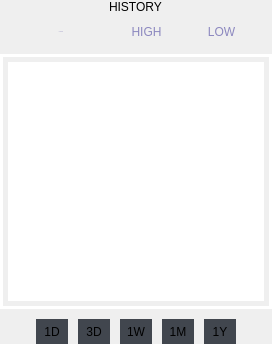
                     <widget class="QFrame" name="frame_12">
                      <property name="maximumSize">
                       <size>
                        <width>16777215</width>
                        <height>350</height>
                       </size>
                      </property>
                      <property name="frameShape">
                       <enum>QFrame::NoFrame</enum>
                      </property>
                      <property name="frameShadow">
                       <enum>QFrame::Raised</enum>
                      </property>
                      <layout class="QVBoxLayout" name="verticalLayout_11">
                       <property name="spacing">
                        <number>5</number>
                       </property>
                       <property name="leftMargin">
                        <number>0</number>
                       </property>
                       <property name="topMargin">
                        <number>0</number>
                       </property>
                       <property name="rightMargin">
                        <number>0</number>
                       </property>
                       <property name="bottomMargin">
                        <number>0</number>
                       </property>
                       <item>
                        <widget class="QFrame" name="frame_14">
                         <property name="maximumSize">
                          <size>
                           <width>16777215</width>
                           <height>20</height>
                          </size>
                         </property>
                         <property name="frameShape">
                          <enum>QFrame::NoFrame</enum>
                         </property>
                         <property name="frameShadow">
                          <enum>QFrame::Raised</enum>
                         </property>
                         <layout class="QHBoxLayout" name="horizontalLayout_10">
                          <property name="spacing">
                           <number>0</number>
                          </property>
                          <property name="leftMargin">
                           <number>0</number>
                          </property>
                          <property name="topMargin">
                           <number>0</number>
                          </property>
                          <property name="rightMargin">
                           <number>0</number>
                          </property>
                          <property name="bottomMargin">
                           <number>0</number>
                          </property>
                          <item alignment="Qt::AlignHCenter|Qt::AlignVCenter">
                           <widget class="QFrame" name="frame_30">
                            <property name="frameShape">
                             <enum>QFrame::NoFrame</enum>
                            </property>
                            <property name="frameShadow">
                             <enum>QFrame::Raised</enum>
                            </property>
                            <layout class="QVBoxLayout" name="verticalLayout_18">
                             <property name="spacing">
                              <number>0</number>
                             </property>
                             <property name="leftMargin">
                              <number>0</number>
                             </property>
                             <property name="topMargin">
                              <number>0</number>
                             </property>
                             <property name="rightMargin">
                              <number>0</number>
                             </property>
                             <property name="bottomMargin">
                              <number>0</number>
                             </property>
                             <item>
                              <widget class="QLabel" name="label_15">
                               <property name="styleSheet">
                                <string notr="true">font: 15px &quot;Segoe UI BOLD&quot;;</string>
                               </property>
                               <property name="text">
                                <string>HISTORY</string>
                               </property>
                              </widget>
                             </item>
                            </layout>
                           </widget>
                          </item>
                         </layout>
                        </widget>
                       </item>
                       <item>
                        <widget class="QFrame" name="histoGraphFrame">
                         <property name="maximumSize">
                          <size>
                           <width>16777215</width>
                           <height>16777215</height>
                          </size>
                         </property>
                         <property name="frameShape">
                          <enum>QFrame::NoFrame</enum>
                         </property>
                         <property name="frameShadow">
                          <enum>QFrame::Raised</enum>
                         </property>
                         <layout class="QVBoxLayout" name="verticalLayout_15">
                          <property name="spacing">
                           <number>10</number>
                          </property>
                          <property name="leftMargin">
                           <number>0</number>
                          </property>
                          <property name="topMargin">
                           <number>0</number>
                          </property>
                          <property name="rightMargin">
                           <number>0</number>
                          </property>
                          <property name="bottomMargin">
                           <number>0</number>
                          </property>
                          <item alignment="Qt::AlignHCenter|Qt::AlignVCenter">
                           <widget class="QFrame" name="crypto_histoPriceButtons">
                            <property name="styleSheet">
                             <string notr="true">* {
	border-radius: 12px; 
	border-color: #2C313A;
	color: #8C88BF;
	font: 13px &quot;Segoe UI BOLD&quot;;
}

*:hover {
	border-color: 'white';
}

*:focus {
	background: 'white';
	border-color: 'white';
}</string>
                            </property>
                            <property name="frameShape">
                             <enum>QFrame::NoFrame</enum>
                            </property>
                            <property name="frameShadow">
                             <enum>QFrame::Raised</enum>
                            </property>
                            <layout class="QHBoxLayout" name="horizontalLayout_12">
                             <property name="spacing">
                              <number>10</number>
                             </property>
                             <property name="leftMargin">
                              <number>0</number>
                             </property>
                             <property name="topMargin">
                              <number>0</number>
                             </property>
                             <property name="rightMargin">
                              <number>0</number>
                             </property>
                             <property name="bottomMargin">
                              <number>0</number>
                             </property>
                             <item>
                              <widget class="QPushButton" name="btn_histo_closing">
                               <property name="minimumSize">
                                <size>
                                 <width>86</width>
                                 <height>25</height>
                                </size>
                               </property>
                               <property name="font">
                                <font>
                                 <family>Segoe UI BOLD</family>
                                 <pointsize>-1</pointsize>
                                 <weight>50</weight>
                                 <italic>false</italic>
                                 <bold>false</bold>
                                </font>
                               </property>
                               <property name="styleSheet">
                                <string notr="true"/>
                               </property>
                               <property name="text">
                                <string>CLOSING</string>
                               </property>
                              </widget>
                             </item>
                             <item>
                              <widget class="QPushButton" name="btn_histo_high">
                               <property name="minimumSize">
                                <size>
                                 <width>65</width>
                                 <height>25</height>
                                </size>
                               </property>
                               <property name="styleSheet">
                                <string notr="true"/>
                               </property>
                               <property name="text">
                                <string>HIGH</string>
                               </property>
                              </widget>
                             </item>
                             <item>
                              <widget class="QPushButton" name="btn_histo_low">
                               <property name="minimumSize">
                                <size>
                                 <width>65</width>
                                 <height>25</height>
                                </size>
                               </property>
                               <property name="styleSheet">
                                <string notr="true"/>
                               </property>
                               <property name="text">
                                <string>LOW</string>
                               </property>
                              </widget>
                             </item>
                            </layout>
                           </widget>
                          </item>
                          <item>
                           <widget class="QFrame" name="crypto_histoGraphFrame">
                            <property name="minimumSize">
                             <size>
                              <width>0</width>
                              <height>255</height>
                             </size>
                            </property>
                            <property name="styleSheet">
                             <string notr="true">border: 3px solid #FFFFFF;
border-radius: 0px;</string>
                            </property>
                            <property name="frameShape">
                             <enum>QFrame::NoFrame</enum>
                            </property>
                            <property name="frameShadow">
                             <enum>QFrame::Raised</enum>
                            </property>
                            <layout class="QVBoxLayout" name="verticalLayout_17">
                             <property name="spacing">
                              <number>0</number>
                             </property>
                             <property name="leftMargin">
                              <number>5</number>
                             </property>
                             <property name="topMargin">
                              <number>5</number>
                             </property>
                             <property name="rightMargin">
                              <number>5</number>
                             </property>
                             <property name="bottomMargin">
                              <number>5</number>
                             </property>
                             <item>
                              <widget class="PlotWidget" name="crypto_histoGraph">
                               <property name="styleSheet">
                                <string notr="true">border: 0px;</string>
                               </property>
                               <property name="frameShape">
                                <enum>QFrame::NoFrame</enum>
                               </property>
                              </widget>
                             </item>
                            </layout>
                           </widget>
                          </item>
                          <item alignment="Qt::AlignHCenter|Qt::AlignVCenter">
                           <widget class="QFrame" name="crypto_daysButtons">
                            <property name="styleSheet">
                             <string notr="true">* {
	border-radius: 0;
	border: 0;
	color: 'white';
	font: 13px &quot;Segoe UI BOLD&quot;;
	width: 32px;
	height: 25px;
}

QPushButton {
	background-color: #41464E;
}

QPushButton:hover {
	background: #8C88BF;
}

QPushButton:focus {
	background: #8C88BF;
}

/* /////////////////////////////////////////////////////////////////////////////////////////////////
Tooltip */
QToolTip {
	color: #ffffff;
	background-color: rgba(33, 37, 43, 180);
	border: 1px solid rgb(44, 49, 58);
	background-image: none;
	background-position: left center;
    background-repeat: no-repeat;
	border: none;
	border-left: 2px solid #259CA5;
	text-align: left;
	padding-left: 8px;
	margin: 0px;
	font: 10pt &quot;Segoe UI&quot;;
}</string>
                            </property>
                            <property name="frameShape">
                             <enum>QFrame::NoFrame</enum>
                            </property>
                            <property name="frameShadow">
                             <enum>QFrame::Raised</enum>
                            </property>
                            <layout class="QHBoxLayout" name="horizontalLayout_14">
                             <property name="spacing">
                              <number>10</number>
                             </property>
                             <property name="leftMargin">
                              <number>0</number>
                             </property>
                             <property name="topMargin">
                              <number>0</number>
                             </property>
                             <property name="rightMargin">
                              <number>0</number>
                             </property>
                             <property name="bottomMargin">
                              <number>0</number>
                             </property>
                             <item>
                              <widget class="QPushButton" name="btn_0">
                               <property name="toolTip">
                                <string>1 Day</string>
                               </property>
                               <property name="styleSheet">
                                <string notr="true"/>
                               </property>
                               <property name="text">
                                <string>1D</string>
                               </property>
                              </widget>
                             </item>
                             <item>
                              <widget class="QPushButton" name="btn_1">
                               <property name="toolTip">
                                <string>3 Days</string>
                               </property>
                               <property name="styleSheet">
                                <string notr="true"/>
                               </property>
                               <property name="text">
                                <string>3D</string>
                               </property>
                              </widget>
                             </item>
                             <item>
                              <widget class="QPushButton" name="btn_2">
                               <property name="toolTip">
                                <string>1 Week</string>
                               </property>
                               <property name="styleSheet">
                                <string notr="true"/>
                               </property>
                               <property name="text">
                                <string>1W</string>
                               </property>
                              </widget>
                             </item>
                             <item>
                              <widget class="QPushButton" name="btn_3">
                               <property name="toolTip">
                                <string>1 Month</string>
                               </property>
                               <property name="styleSheet">
                                <string notr="true"/>
                               </property>
                               <property name="text">
                                <string>1M</string>
                               </property>
                              </widget>
                             </item>
                             <item>
                              <widget class="QPushButton" name="btn_4">
                               <property name="toolTip">
                                <string>1 Year</string>
                               </property>
                               <property name="styleSheet">
                                <string notr="true"/>
                               </property>
                               <property name="text">
                                <string>1Y</string>
                               </property>
                              </widget>
                             </item>
                            </layout>
                           </widget>
                          </item>
                         </layout>
                        </widget>
                       </item>
                      </layout>
                     </widget>
